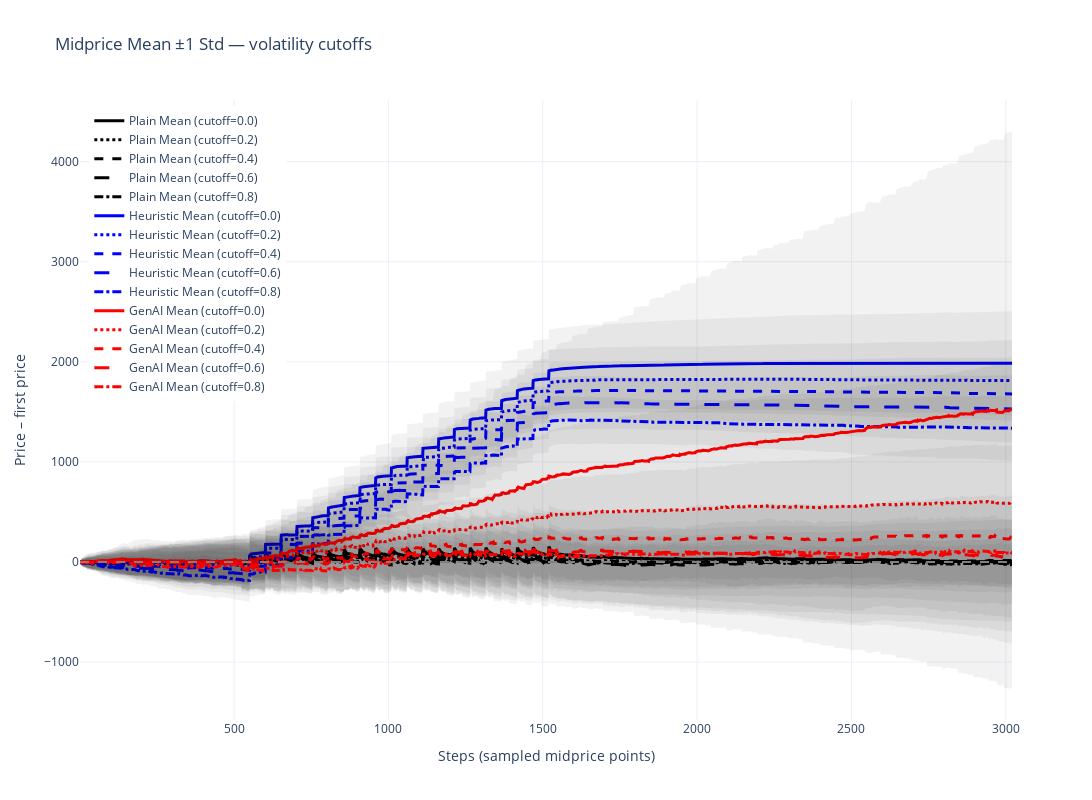

Here is the notebook cell this chart was saved with:
### Code cell
import yaml
import numpy as np
import plotly.graph_objects as go

# Colors for each experiment
colors = {
    "Plain": 'black',
    "Heuristic": 'blue',
    "GenAI": 'red',
}

# Dash style per cutoff
dash_for_cutoff = {
    0.0: "solid",
    0.2: "dot",
    0.4: "dash",
    0.6: "longdash",
    0.8: "dashdot"
}

# Cutoffs to run
CUTOFFS = [0.0, 0.2, 0.4, 0.6, 0.8]

fig = go.Figure()

for label, exp_name in experiments.items():
    # === Load config ===
    CONFIG_PATH = f"{DATA_ROOT}/{exp_name}/used_config.yaml"
    with open(CONFIG_PATH, 'r') as f:
        config = yaml.safe_load(f)

    num_insertions      = config["num_insertions"]
    num_coolings        = config["num_coolings"]
    midprice_step_size  = config["midprice_step_size"]
    hist_msgs           = config["n_messages"]
    n_gen_msgs          = config["n_gen_msgs"]

    # Base merged for filtration
    merged = summary_table(exp_name)

    for cutoff in CUTOFFS:
        # Apply volatility filtration
        x_filt, all_series_filt, merged_filt, hist_steps_filt, gen_block_filt = prepare_volatility_filtered_series(
            merged, hist_msgs, n_gen_msgs, midprice_step_size, volatility_cutoff=cutoff
        )

        # === Mean & Std after filtration ===
        mean_series = all_series_filt.mean(axis=0)
        std_series  = all_series_filt.std(axis=0)

        # ±1 std band
        fig.add_trace(go.Scatter(
            x=np.concatenate([x_filt, x_filt[::-1]]),
            y=np.concatenate([mean_series + std_series, (mean_series - std_series)[::-1]]),
            fill='toself',
            fillcolor='rgba(0,0,0,0.05)',
            line=dict(color='rgba(0,0,0,0)'),
            hoverinfo='skip',
            showlegend=False
        ))

        # Mean line
        fig.add_trace(go.Scatter(
            x=x_filt, y=mean_series, mode='lines',
            name=f"{label} Mean (cutoff={cutoff})",
            line=dict(color=colors[label], width=3, dash=dash_for_cutoff.get(cutoff, "solid"))
        ))

# Add reference lines
fig.add_hline(y=0, line=dict(color='gray', dash='dash'), name="Zero line")

fig.update_layout(
    title="Midprice Mean ±1 Std — volatility cutoffs",
    xaxis_title="Steps (sampled midprice points)",
    yaxis_title="Price – first price",
    template="plotly_white",
    hovermode="x unified",
    height=800,
    width=1200,
    legend=dict(x=0.01, y=0.99),
)
fig.show()

### Figure 1 — Plotly figure (JSON) as saved in the notebook; plotly's stock layout.template omitted (floating-point values rounded to 4 significant figures; data arrays with more than 128 entries replaced by an {"elided": "..."} marker saying what was removed)
{"data": [{"fill": "toself", "fillcolor": "rgba(0,0,0,0.05)", "hoverinfo": "skip", "line": {"color": "rgba(0,0,0,0)"}, "showlegend": false, "type": "scatter", "x": {"elided": "6040 int values"}, "y": {"elided": "6040 float values"}}, {"line": {"color": "black", "dash": "solid", "width": 3}, "mode": "lines", "name": "Plain Mean (cutoff=0.0)", "type": "scatter", "x": {"elided": "3020 int values"}, "y": {"elided": "3020 float values"}}, {"fill": "toself", "fillcolor": "rgba(0,0,0,0.05)", "hoverinfo": "skip", "line": {"color": "rgba(0,0,0,0)"}, "showlegend": false, "type": "scatter", "x": {"elided": "6040 int values"}, "y": {"elided": "6040 float values"}}, {"line": {"color": "black", "dash": "dot", "width": 3}, "mode": "lines", "name": "Plain Mean (cutoff=0.2)", "type": "scatter", "x": {"elided": "3020 int values"}, "y": {"elided": "3020 float values"}}, {"fill": "toself", "fillcolor": "rgba(0,0,0,0.05)", "hoverinfo": "skip", "line": {"color": "rgba(0,0,0,0)"}, "showlegend": false, "type": "scatter", "x": {"elided": "6040 int values"}, "y": {"elided": "6040 float values"}}, {"line": {"color": "black", "dash": "dash", "width": 3}, "mode": "lines", "name": "Plain Mean (cutoff=0.4)", "type": "scatter", "x": {"elided": "3020 int values"}, "y": {"elided": "3020 float values"}}, {"fill": "toself", "fillcolor": "rgba(0,0,0,0.05)", "hoverinfo": "skip", "line": {"color": "rgba(0,0,0,0)"}, "showlegend": false, "type": "scatter", "x": {"elided": "6040 int values"}, "y": {"elided": "6040 float values"}}, {"line": {"color": "black", "dash": "longdash", "width": 3}, "mode": "lines", "name": "Plain Mean (cutoff=0.6)", "type": "scatter", "x": {"elided": "3020 int values"}, "y": {"elided": "3020 float values"}}, {"fill": "toself", "fillcolor": "rgba(0,0,0,0.05)", "hoverinfo": "skip", "line": {"color": "rgba(0,0,0,0)"}, "showlegend": false, "type": "scatter", "x": {"elided": "6040 int values"}, "y": {"elided": "6040 float values"}}, {"line": {"color": "black", "dash": "dashdot", "width": 3}, "mode": "lines", "name": "Plain Mean (cutoff=0.8)", "type": "scatter", "x": {"elided": "3020 int values"}, "y": {"elided": "3020 float values"}}, {"fill": "toself", "fillcolor": "rgba(0,0,0,0.05)", "hoverinfo": "skip", "line": {"color": "rgba(0,0,0,0)"}, "showlegend": false, "type": "scatter", "x": {"elided": "6040 int values"}, "y": {"elided": "6040 float values"}}, {"line": {"color": "blue", "dash": "solid", "width": 3}, "mode": "lines", "name": "Heuristic Mean (cutoff=0.0)", "type": "scatter", "x": {"elided": "3020 int values"}, "y": {"elided": "3020 float values"}}, {"fill": "toself", "fillcolor": "rgba(0,0,0,0.05)", "hoverinfo": "skip", "line": {"color": "rgba(0,0,0,0)"}, "showlegend": false, "type": "scatter", "x": {"elided": "6040 int values"}, "y": {"elided": "6040 float values"}}, {"line": {"color": "blue", "dash": "dot", "width": 3}, "mode": "lines", "name": "Heuristic Mean (cutoff=0.2)", "type": "scatter", "x": {"elided": "3020 int values"}, "y": {"elided": "3020 float values"}}, {"fill": "toself", "fillcolor": "rgba(0,0,0,0.05)", "hoverinfo": "skip", "line": {"color": "rgba(0,0,0,0)"}, "showlegend": false, "type": "scatter", "x": {"elided": "6040 int values"}, "y": {"elided": "6040 float values"}}, {"line": {"color": "blue", "dash": "dash", "width": 3}, "mode": "lines", "name": "Heuristic Mean (cutoff=0.4)", "type": "scatter", "x": {"elided": "3020 int values"}, "y": {"elided": "3020 float values"}}, {"fill": "toself", "fillcolor": "rgba(0,0,0,0.05)", "hoverinfo": "skip", "line": {"color": "rgba(0,0,0,0)"}, "showlegend": false, "type": "scatter", "x": {"elided": "6040 int values"}, "y": {"elided": "6040 float values"}}, {"line": {"color": "blue", "dash": "longdash", "width": 3}, "mode": "lines", "name": "Heuristic Mean (cutoff=0.6)", "type": "scatter", "x": {"elided": "3020 int values"}, "y": {"elided": "3020 float values"}}, {"fill": "toself", "fillcolor": "rgba(0,0,0,0.05)", "hoverinfo": "skip", "line": {"color": "rgba(0,0,0,0)"}, "showlegend": false, "type": "scatter", "x": {"elided": "6040 int values"}, "y": {"elided": "6040 float values"}}, {"line": {"color": "blue", "dash": "dashdot", "width": 3}, "mode": "lines", "name": "Heuristic Mean (cutoff=0.8)", "type": "scatter", "x": {"elided": "3020 int values"}, "y": {"elided": "3020 float values"}}, {"fill": "toself", "fillcolor": "rgba(0,0,0,0.05)", "hoverinfo": "skip", "line": {"color": "rgba(0,0,0,0)"}, "showlegend": false, "type": "scatter", "x": {"elided": "6040 int values"}, "y": {"elided": "6040 float values"}}, {"line": {"color": "red", "dash": "solid", "width": 3}, "mode": "lines", "name": "GenAI Mean (cutoff=0.0)", "type": "scatter", "x": {"elided": "3020 int values"}, "y": {"elided": "3020 float values"}}, {"fill": "toself", "fillcolor": "rgba(0,0,0,0.05)", "hoverinfo": "skip", "line": {"color": "rgba(0,0,0,0)"}, "showlegend": false, "type": "scatter", "x": {"elided": "6040 int values"}, "y": {"elided": "6040 float values"}}, {"line": {"color": "red", "dash": "dot", "width": 3}, "mode": "lines", "name": "GenAI Mean (cutoff=0.2)", "type": "scatter", "x": {"elided": "3020 int values"}, "y": {"elided": "3020 float values"}}, {"fill": "toself", "fillcolor": "rgba(0,0,0,0.05)", "hoverinfo": "skip", "line": {"color": "rgba(0,0,0,0)"}, "showlegend": false, "type": "scatter", "x": {"elided": "6040 int values"}, "y": {"elided": "6040 float values"}}, {"line": {"color": "red", "dash": "dash", "width": 3}, "mode": "lines", "name": "GenAI Mean (cutoff=0.4)", "type": "scatter", "x": {"elided": "3020 int values"}, "y": {"elided": "3020 float values"}}, {"fill": "toself", "fillcolor": "rgba(0,0,0,0.05)", "hoverinfo": "skip", "line": {"color": "rgba(0,0,0,0)"}, "showlegend": false, "type": "scatter", "x": {"elided": "6040 int values"}, "y": {"elided": "6040 float values"}}, {"line": {"color": "red", "dash": "longdash", "width": 3}, "mode": "lines", "name": "GenAI Mean (cutoff=0.6)", "type": "scatter", "x": {"elided": "3020 int values"}, "y": {"elided": "3020 float values"}}, {"fill": "toself", "fillcolor": "rgba(0,0,0,0.05)", "hoverinfo": "skip", "line": {"color": "rgba(0,0,0,0)"}, "showlegend": false, "type": "scatter", "x": {"elided": "6040 int values"}, "y": {"elided": "6040 float values"}}, {"line": {"color": "red", "dash": "dashdot", "width": 3}, "mode": "lines", "name": "GenAI Mean (cutoff=0.8)", "type": "scatter", "x": {"elided": "3020 int values"}, "y": {"elided": "3020 float values"}}], "layout": {"height": 800, "hovermode": "x unified", "legend": {"x": 0.01, "y": 0.99}, "shapes": [{"line": {"color": "gray", "dash": "dash"}, "name": "Zero line", "type": "line", "x0": 0, "x1": 1, "xref": "x domain", "y0": 0, "y1": 0, "yref": "y"}], "title": {"text": "Midprice Mean ±1 Std — volatility cutoffs"}, "width": 1200, "xaxis": {"title": {"text": "Steps (sampled midprice points)"}}, "yaxis": {"title": {"text": "Price – first price"}}}}
